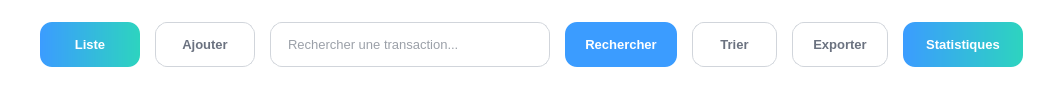
         <widget class="QFrame" name="toolbarFrameFin">
          <property name="minimumSize">
           <size>
            <width>0</width>
            <height>90</height>
           </size>
          </property>
          <property name="maximumSize">
           <size>
            <width>16777215</width>
            <height>90</height>
           </size>
          </property>
          <property name="styleSheet">
           <string notr="true">background-color: white; border: none;</string>
          </property>
          <property name="frameShape">
           <enum>QFrame::Shape::NoFrame</enum>
          </property>
          <layout class="QHBoxLayout" name="horizontalLayoutToolbarFin">
           <property name="spacing">
            <number>15</number>
           </property>
           <property name="leftMargin">
            <number>40</number>
           </property>
           <property name="topMargin">
            <number>15</number>
           </property>
           <property name="rightMargin">
            <number>40</number>
           </property>
           <property name="bottomMargin">
            <number>15</number>
           </property>
           <item>
            <widget class="QPushButton" name="btnListeFin">
             <property name="minimumSize">
              <size>
               <width>100</width>
               <height>45</height>
              </size>
             </property>
             <property name="cursor">
              <cursorShape>PointingHandCursor</cursorShape>
             </property>
             <property name="styleSheet">
              <string notr="true">
QPushButton {
    background: qlineargradient(x1:0, y1:0, x2:1, y2:0, stop:0 #3b9cff, stop:1 #2dd4bf);
    color: white;
    border: none;
    border-radius: 12px;
    padding: 12px 20px;
    font-size: 13px;
    font-weight: 600;
}
QPushButton:hover {
    background: qlineargradient(x1:0, y1:0, x2:1, y2:0, stop:0 #2b8cef, stop:1 #1dc4af);
}
             </string>
             </property>
             <property name="text">
              <string>Liste</string>
             </property>
             <property name="checkable">
              <bool>true</bool>
             </property>
             <property name="checked">
              <bool>true</bool>
             </property>
            </widget>
           </item>
           <item>
            <widget class="QPushButton" name="btnAjouterFin">
             <property name="minimumSize">
              <size>
               <width>100</width>
               <height>45</height>
              </size>
             </property>
             <property name="cursor">
              <cursorShape>PointingHandCursor</cursorShape>
             </property>
             <property name="styleSheet">
              <string notr="true">
QPushButton {
    background-color: white;
    color: #6b7280;
    border: 1px solid #d1d5db;
    border-radius: 12px;
    padding: 12px 20px;
    font-size: 13px;
    font-weight: 600;
}
QPushButton:hover {
    background-color: #f9fafb;
    color: #374151;
}
             </string>
             </property>
             <property name="text">
              <string>Ajouter</string>
             </property>
             <property name="checkable">
              <bool>true</bool>
             </property>
            </widget>
           </item>
           <item>
            <spacer name="horizontalSpacerToolbarFin">
             <property name="orientation">
              <enum>Qt::Orientation::Horizontal</enum>
             </property>
             <property name="sizeHint" stdset="0">
              <size>
               <width>0</width>
               <height>0</height>
              </size>
             </property>
            </spacer>
           </item>
           <item>
            <widget class="QLineEdit" name="lineEditRechercheF in">
             <property name="minimumSize">
              <size>
               <width>280</width>
               <height>45</height>
              </size>
             </property>
             <property name="maximumSize">
              <size>
               <width>280</width>
               <height>45</height>
              </size>
             </property>
             <property name="styleSheet">
              <string notr="true">
QLineEdit {
    background-color: white;
    border: 1px solid #d1d5db;
    border-radius: 12px;
    padding: 10px 15px;
    font-size: 13px;
    color: #374151;
}
QLineEdit:focus {
    border-color: #3b9cff;
}
             </string>
             </property>
             <property name="placeholderText">
              <string>Rechercher une transaction...</string>
             </property>
            </widget>
           </item>
           <item>
            <widget class="QPushButton" name="btnRechercheFin">
             <property name="minimumSize">
              <size>
               <width>110</width>
               <height>45</height>
              </size>
             </property>
             <property name="cursor">
              <cursorShape>PointingHandCursor</cursorShape>
             </property>
             <property name="styleSheet">
              <string notr="true">
QPushButton {
    background-color: #3b9cff;
    color: white;
    border: none;
    border-radius: 12px;
    padding: 12px 20px;
    font-size: 13px;
    font-weight: 600;
}
QPushButton:hover {
    background-color: #2b8cef;
}
             </string>
             </property>
             <property name="text">
              <string>Rechercher</string>
             </property>
            </widget>
           </item>
           <item>
            <widget class="QPushButton" name="btnTrierFin">
             <property name="minimumSize">
              <size>
               <width>85</width>
               <height>45</height>
              </size>
             </property>
             <property name="cursor">
              <cursorShape>PointingHandCursor</cursorShape>
             </property>
             <property name="styleSheet">
              <string notr="true">
QPushButton {
    background-color: white;
    color: #6b7280;
    border: 1px solid #d1d5db;
    border-radius: 12px;
    padding: 12px 20px;
    font-size: 13px;
    font-weight: 600;
}
QPushButton:hover {
    background-color: #f9fafb;
    color: #374151;
}
             </string>
             </property>
             <property name="text">
              <string>Trier</string>
             </property>
            </widget>
           </item>
           <item>
            <widget class="QPushButton" name="btnExporterFin">
             <property name="minimumSize">
              <size>
               <width>95</width>
               <height>45</height>
              </size>
             </property>
             <property name="cursor">
              <cursorShape>PointingHandCursor</cursorShape>
             </property>
             <property name="styleSheet">
              <string notr="true">
QPushButton {
    background-color: white;
    color: #6b7280;
    border: 1px solid #d1d5db;
    border-radius: 12px;
    padding: 12px 20px;
    font-size: 13px;
    font-weight: 600;
}
QPushButton:hover {
    background-color: #f9fafb;
    color: #374151;
}
             </string>
             </property>
             <property name="text">
              <string>Exporter</string>
             </property>
            </widget>
           </item>
           <item>
            <widget class="QPushButton" name="btnStatistiquesFin">
             <property name="minimumSize">
              <size>
               <width>120</width>
               <height>45</height>
              </size>
             </property>
             <property name="cursor">
              <cursorShape>PointingHandCursor</cursorShape>
             </property>
             <property name="styleSheet">
              <string notr="true">
QPushButton {
    background: qlineargradient(x1:0, y1:0, x2:1, y2:0, stop:0 #3b9cff, stop:1 #2dd4bf);
    color: white;
    border: none;
    border-radius: 12px;
    padding: 12px 20px;
    font-size: 13px;
    font-weight: 600;
}
QPushButton:hover {
    background: qlineargradient(x1:0, y1:0, x2:1, y2:0, stop:0 #2b8cef, stop:1 #1dc4af);
}
             </string>
             </property>
             <property name="text">
              <string>Statistiques</string>
             </property>
            </widget>
           </item>
          </layout>
         </widget>
